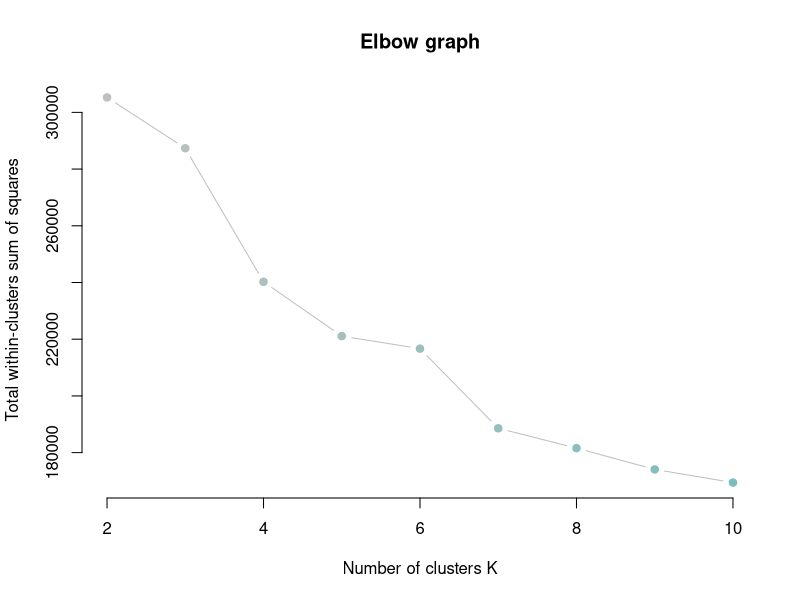
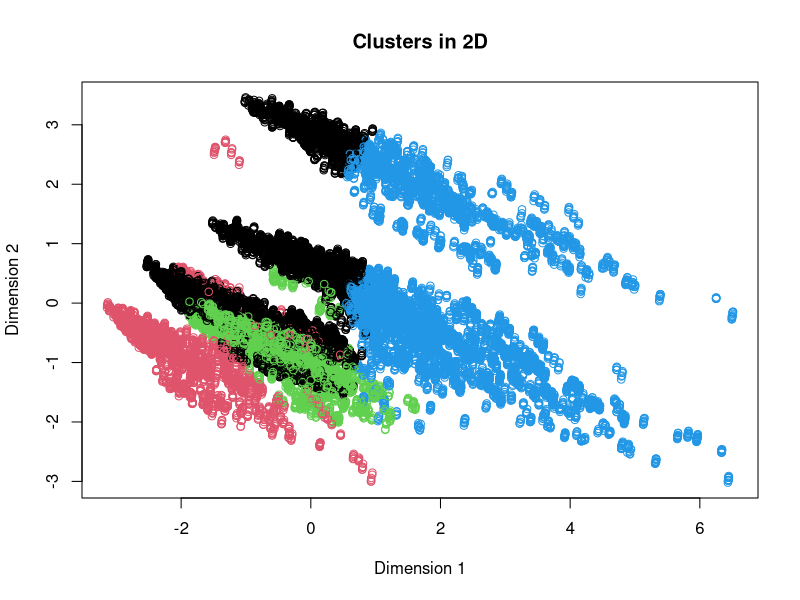
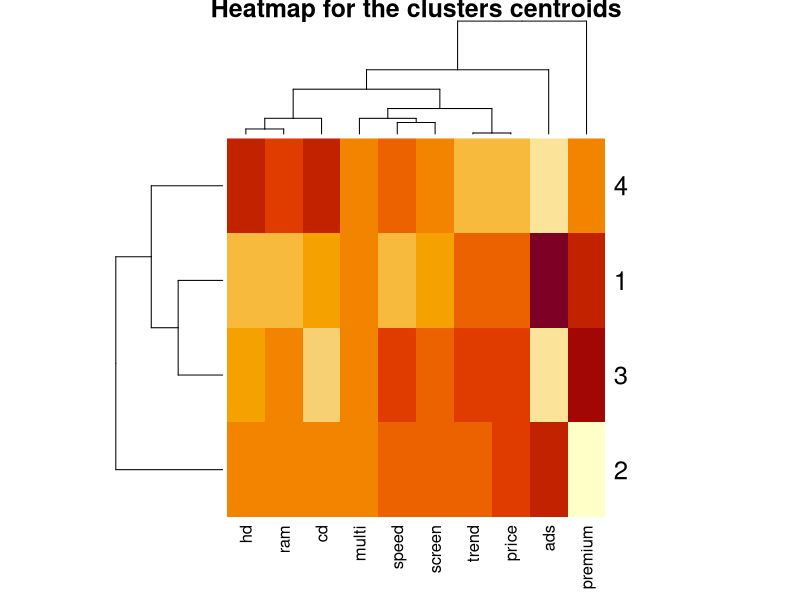

Here is the R script that generated these plots, in order:
library(plyr)
library(FactoMineR)

################################# SERIAL VERSION ###############################

# Function to obtain the y coordinate of elbow graph

k_means<- function(x){
  data<-computers
  return(kmeans(data, x)$tot.withinss)}

initial<-Sys.time()

# Read the data file as a data.frame:
computers = read.csv("computers.csv",sep = ";", dec = ",")

# Adapt non numerical variables to (0,1): cd, multi, premium

computers$cd <- revalue(computers$cd, c("yes"=1))
computers$cd <- revalue(computers$cd, c("no"=0))
computers$cd <- as.integer(computers$cd)

computers$premium <- revalue(computers$premium, c("yes"=1))
computers$premium <- revalue(computers$premium, c("no"=0))
computers$premium <- as.integer(computers$premium)

computers$multi <- revalue(computers$multi, c("yes"=1))
computers$multi <- revalue(computers$multi, c("no"=0))
computers$multi <- as.integer(computers$multi)

# Delete id column
computers<-computers[,-1]

# Store sd and mean of price to use it later
sd_price<-sd(computers$price)
mean_price<-mean(computers$price)

# Scale data
computers <- scale(computers)

# Number of clusters to try
n<-9

# Obtain y-values 
wss<-list()
for (x in c(1:n)){
  wss[x]<-k_means(x+1)
}

# Cluster with optimum k value, for example 4
bestkmeans <- kmeans(computers, 4)

# Obtain coords of the first two dimensions from PCA 
pca<-PCA(computers, scale.unit = FALSE, ncp = 2, graph=FALSE)
coords <-pca$ind$coord

# Serial execution time
last<-Sys.time()
print("Serial execution time:")
print(last-initial)

################################# PLOTS #######################################

# Elbow graph
plot(2:(n+1), wss,
     type="b", pch = 19, frame = FALSE, 
     xlab="Number of clusters K",
     ylab="Total within-clusters sum of squares", 
     main="Elbow graph", col = hsv(0.5, seq(0,.50,length.out = 12), .75))

# 2 dimensions plot
plot(coords, col=bestkmeans$cluster, main="Clusters in 2D",xlab="Dimension 1",
     ylab="Dimension 2")

# Expensive cluster
centers_df<-data.frame(bestkmeans$centers)
expensive_cluster<-centers_df[centers_df$price >= max(centers_df$price),]
expensive_cluster

# Price of the expensive cluster without standarization
expensive_cluster$price*(sd_price)+mean_price

# Heat map
heatmap(bestkmeans$centers, main="Heatmap for the clusters centroids")
